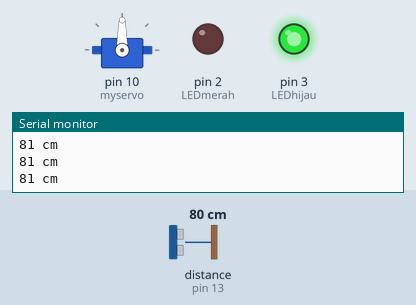
Bench run of a sketch on a simulated Arduino Uno, built with avr-gcc and run on an emulated ATmega328P. Parts: servo, output pins drawn as LEDs (lit = HIGH), the last lines printed to the serial monitor. Dashed ring = blinking. Inputs (shaded band) come from the test bench; at power-on: distance to the obstacle (sensor on pin 13) 80 cm. The echo pulse lasts 58.3 µs per cm.

Above: at 1.2 s.
1.3 s: distance to the obstacle (sensor on pin 13) set to 18 cm
2.8 s: distance to the obstacle (sensor on pin 13) set to 13 cm
At 3.4 s:
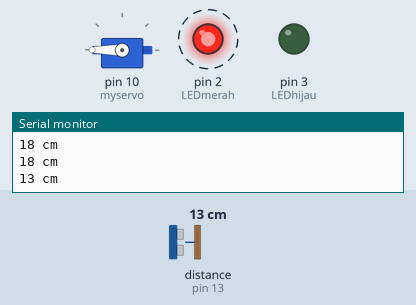
At 4.3 s:
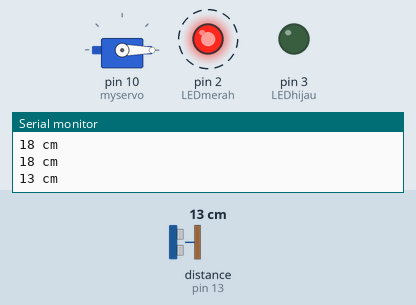
Timing chart, 0 to 11.8 s (numbered marks = the images above; inputs shaded):
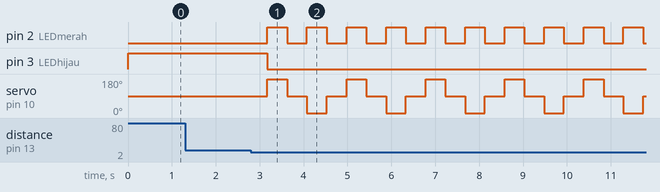

Measured:
- the behaviour switches between 16 and 15 cm on distance to the obstacle (sensor on pin 13) (found by bisection; images 0 and 1)
- after the input at 2.8 s, pin 2 (LEDmerah): alternates HIGH for 0.45 s and LOW for 0.45 s, starting after 0.38 s; pin 3 (LEDhijau): HIGH → LOW after 0.38 s; servo on pin 10 (myservo): 90° → 180° after 0.38 s, then repeats every 1.8 s: 90° 0.45 s, 0° 0.45 s, 90° 0.45 s, 180° 0.45 s

The sketch:

lat1_percobaan3.ino
```cpp
#include <NewPing.h>
#include <Servo.h>

#define trigPin 12
#define echoPin 13
#define MAX_DISTANCE 200

NewPing sonar(trigPin, echoPin, MAX_DISTANCE);
Servo myservo;

int LEDhijau = 3;
int LEDmerah = 2;

void setup() {
  Serial.begin(115200);
//  pinMode(trigPin, OUTPUT);
//  pinMode(echoPin, INPUT);
  pinMode(LEDhijau, OUTPUT);
  pinMode(LEDmerah, OUTPUT);
  myservo.attach(10);
  Serial.println("By : Raditya Ari");
}

void loop() {
//  int duration, jarak, posisi = 0, i;
  int jarak;
//  digitalWrite(trigPin, LOW);
//  delayMicroseconds(2);
//  digitalWrite(trigPin, HIGH);
//  delayMicroseconds(10);
//  digitalWrite(trigPin, LOW);
//  duration = pulseIn(echoPin, HIGH);
  jarak = sonar.ping_cm(); //(duration/2) / 29.1; // distance = duration/58.2
  Serial.print(jarak);
  Serial.println(" cm");

  if(jarak<=15){
    digitalWrite(LEDhijau, LOW);
    digitalWrite(LEDmerah, HIGH);
    myservo.write(180); // 1
    delay(450);
    digitalWrite(LEDmerah, LOW);
    myservo.write(90);
    delay(450);
    digitalWrite(LEDmerah, HIGH);
    myservo.write(0);
    delay(450);
    digitalWrite(LEDmerah, LOW);
    myservo.write(90);
  }else{
    digitalWrite(LEDmerah, LOW);
    digitalWrite(LEDhijau, HIGH);
    myservo.write(90);
  }
  delay(450);
}
```
